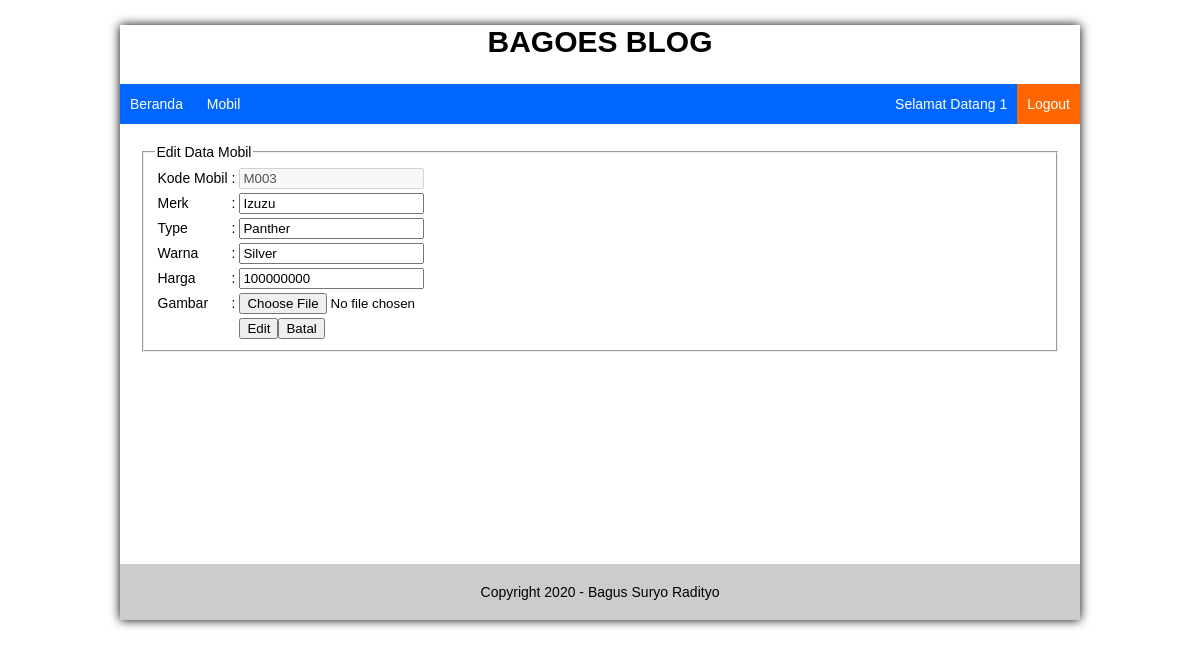
The page /index.php?page=mobil&action=edit&kdmobil=M003 (signed in) on the database its author committed.
### tables this page shows
CREATE TABLE `tb_mobil` (
  `kode_mobil` varchar(20) NOT NULL,
  `merk` varchar(30) NOT NULL,
  `type` varchar(30) NOT NULL,
  `warna` varchar(30) NOT NULL,
  `harga` varchar(30) NOT NULL,
  `gambar` varchar(50) NOT NULL
);

### inc/edit_mobil.php (the view, shortened to what this page needs)
<fieldset>
	<legend>Edit Data Mobil</legend>
	<?php
	$kdmobil = @$_GET['kdmobil'];
	$sql = mysql_query("select * from tb_mobil where kode_mobil = '$kdmobil' ") or die (mysql_error());
	$data = mysql_fetch_array($sql);
	?>
	<form action="" method="post" enctype="multipart/form-data">
		<table>
			<tr>
				<td>Kode Mobil</td>
				<td>:</td>
				<td><input type="text" name="kode_mobil" value="<?php echo $data['kode_mobil']; ?>" disabled="disabled"/></td>
			</tr>
			<tr>
				<td>Merk</td>
				<td>:</td>
				<td><input type="text" name="merk" value="<?php echo $data['merk']; ?>" /></td>
			</tr>
			<tr>
				<td>Type</td>
				<td>:</td>
				<td><input type="text" name="type" value="<?php echo $data['type']; ?>" /></td>
			</tr>
			<tr>
				<td>Warna</td>
				<td>:</td>
				<td><input type="text" name="warna" value="<?php echo $data['warna']; ?>" /></td>
			</tr>
			<tr>
				<td>Harga</td>
				<td>:</td>
				<td><input type="text" name="harga" value="<?php echo $data['harga']; ?>"/></td>
			</tr>
			<tr>
				<td>Gambar</td>
				<td>:</td>
				<td><input type="file" name="gambar" /></td>
			</tr>
			<tr>
				<td></td>
				<td></td>
				<td><input type="submit" name="edit" value="Edit" /><input type="reset" value="Batal" /></td>
			</tr>
		</table>
	</form>
</fieldset>

### index.php (style rules this page uses)
body { font-family: arial; font-size: 14px; }

### rows shown on the page
tb_mobil: kode_mobil "M003", merk "Izuzu", type "Panther", warna "Silver", harga "100000000"

### other values the page prints
$user_terlogin "1"
